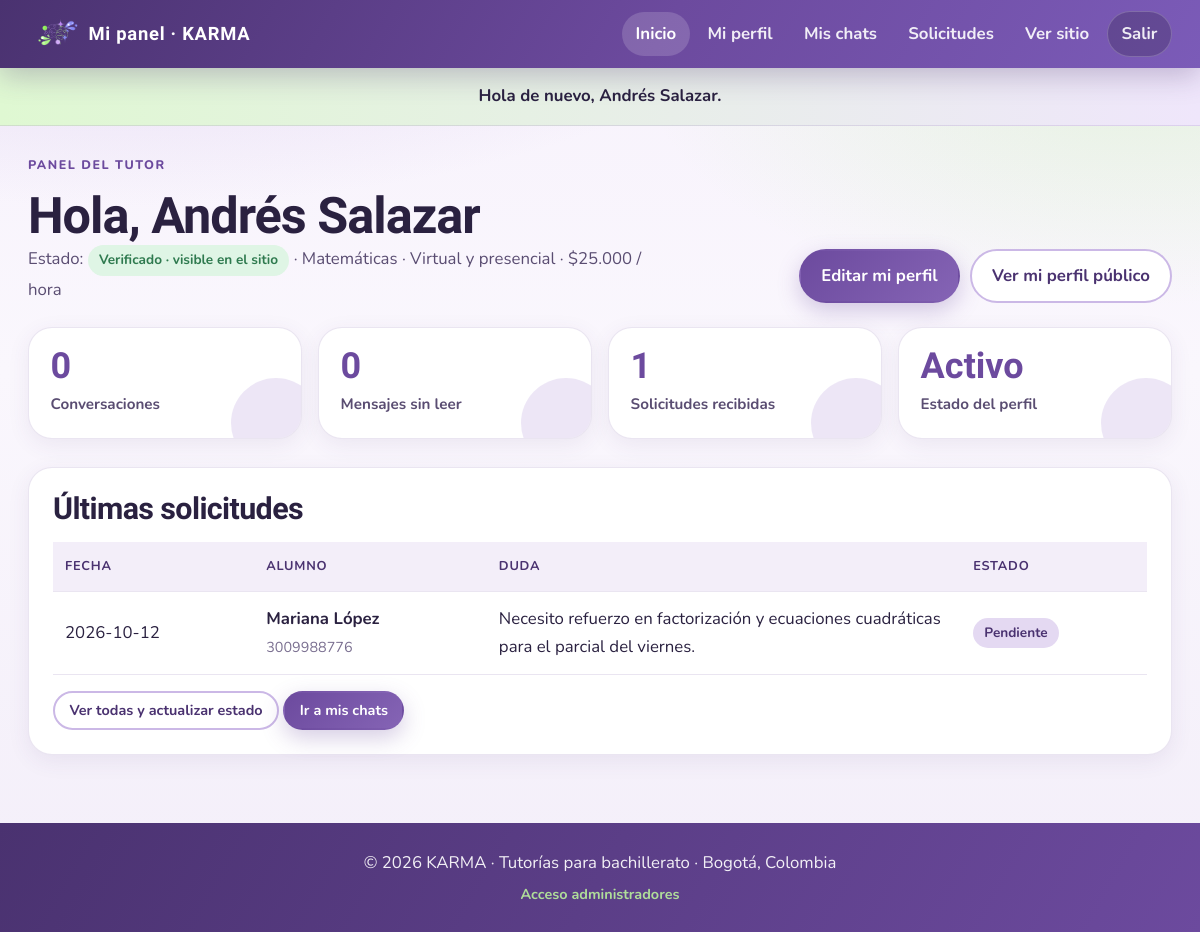
Page /tutor/index.php (signed in) on the committed database.
### tables this page shows
CREATE TABLE tutor (
  id_tutor INT UNSIGNED AUTO_INCREMENT PRIMARY KEY,
  nombre VARCHAR(100) NOT NULL,
  correo VARCHAR(150) NULL UNIQUE,
  password_hash VARCHAR(255) NULL,
  descripcion TEXT NULL,
  disponibilidad VARCHAR(150) NOT NULL,
  precio_hora DECIMAL(10,2) NULL,
  modalidad ENUM('virtual','presencial','ambas') NOT NULL DEFAULT 'virtual',
  telefono VARCHAR(10) NOT NULL,
  foto_url VARCHAR(255) NULL,
  verificado TINYINT(1) NOT NULL DEFAULT 0,
  creado_en DATETIME NOT NULL DEFAULT CURRENT_TIMESTAMP,
  id_materia INT UNSIGNED NOT NULL,
  FOREIGN KEY (id_materia) REFERENCES materia(id_materia)
);

CREATE TABLE materia (
  id_materia INT UNSIGNED AUTO_INCREMENT PRIMARY KEY,
  nombre VARCHAR(100) NOT NULL UNIQUE,
  imagen VARCHAR(255) NULL,
  descripcion VARCHAR(255) NULL
);

CREATE TABLE solicitud (
  id_solicitud INT UNSIGNED AUTO_INCREMENT PRIMARY KEY,
  id_estudiante INT UNSIGNED NULL,
  nombre_estudiante VARCHAR(100) NOT NULL,
  telefono_estudiante VARCHAR(10) NOT NULL,
  descripcion_duda TEXT NULL,
  fecha DATE NOT NULL,
  medio ENUM('formulario', 'whatsapp') NOT NULL DEFAULT 'formulario',
  estado ENUM('pendiente','contactado','aceptado','rechazado','finalizado') NOT NULL DEFAULT 'pendiente',
  id_tutor INT UNSIGNED NOT NULL,
  FOREIGN KEY (id_tutor) REFERENCES tutor(id_tutor) ON DELETE CASCADE,
  FOREIGN KEY (id_estudiante) REFERENCES estudiante(id_estudiante) ON DELETE SET NULL
);

### includes/funciones.php (called while the page is built, shortened)
<?php
function e($texto) {
    return htmlspecialchars((string)$texto, ENT_QUOTES, "UTF-8");
}
function contador($mysqli, $sql) {
    $resultado = $mysqli->query($sql);
    $fila = $resultado->fetch_row();
    return (int)($fila[0] ?? 0);
}
function formatoPrecio($precio) {
    return "$" . number_format((float)$precio, 0, ",", ".") . " / hora";
}
function etiquetaModalidad($m) {
    return ["virtual" => "Virtual", "presencial" => "Presencial", "ambas" => "Virtual y presencial"][$m] ?? "Virtual";
}
function mensajesNoLeidos($mysqli, array $usuario) {
    if ($usuario["tipo"] === "estudiante") {
        $stmt = $mysqli->prepare(
            "SELECT COUNT(*) FROM mensaje msg
             INNER JOIN conversacion c ON c.id_conversacion = msg.id_conversacion
             WHERE c.id_estudiante = ? AND msg.remitente_tipo = 'tutor' AND msg.leido = 0"
        );
    } else {
        $stmt = $mysqli->prepare(
            "SELECT COUNT(*) FROM mensaje msg
             INNER JOIN conversacion c ON c.id_conversacion = msg.id_conversacion
             WHERE c.id_tutor = ? AND msg.remitente_tipo = 'estudiante' AND msg.leido = 0"
        );
    }
    $stmt->bind_param("i", $usuario["id"]);
    $stmt->execute();
    $n = (int)$stmt->get_result()->fetch_row()[0];
    return $n;
}

### tutor/index.php (the view, shortened to what this page needs)
<?php
require_once __DIR__ . "/../includes/conexion.php";
require_once __DIR__ . "/../includes/funciones.php";
$idTutor = (int)$_SESSION["tutor"]["id"];
$stmt = $mysqli->prepare(
    "SELECT t.*, m.nombre AS materia FROM tutor t INNER JOIN materia m ON m.id_materia = t.id_materia WHERE t.id_tutor = ? LIMIT 1"
);
$stmt->bind_param("i", $idTutor);
$stmt->execute();
$tutor = $stmt->get_result()->fetch_assoc();
$stats = [
    "chats" => contador($mysqli, "SELECT COUNT(*) FROM conversacion WHERE id_tutor = $idTutor"),
    "solicitudes" => contador($mysqli, "SELECT COUNT(*) FROM solicitud WHERE id_tutor = $idTutor"),
    "sin_leer" => mensajesNoLeidos($mysqli, ["tipo" => "tutor", "id" => $idTutor]),
];
$recientes = $mysqli->query(
    "SELECT s.nombre_estudiante, s.telefono_estudiante, s.descripcion_duda, s.fecha, s.estado
     FROM solicitud s WHERE s.id_tutor = $idTutor ORDER BY s.fecha DESC, s.id_solicitud DESC LIMIT 5"
)->fetch_all(MYSQLI_ASSOC);
require __DIR__ . "/../includes/header_tutor.php";
?>
<div class="admin-titulo">
    <div>
        <p class="etiqueta">Panel del tutor</p>
        <h1>Hola, <?= e($tutor["nombre"]) ?></h1>
        <p>
            Estado:
            <?php if ((int)$tutor["verificado"] === 1): ?>
                <span class="badge badge-ok">Verificado · visible en el sitio</span>
            <?php else: ?>
                <span class="badge badge-warn">Pendiente de verificación</span>
            <?php endif; ?>
            · <?= e($tutor["materia"]) ?> · <?= e(etiquetaModalidad($tutor["modalidad"])) ?> · <?= e(formatoPrecio($tutor["precio_hora"])) ?>
        </p>
    </div>
    <div class="form-acciones" style="margin:0">
        <a class="btn" href="perfil.php">Editar mi perfil</a>
        <?php if ((int)$tutor["verificado"] === 1): ?>
            <a class="btn btn-secundario" href="../tutor.php?id=<?= $idTutor ?>" target="_blank" rel="noopener">Ver mi perfil público</a>
        <?php endif; ?>
    </div>
</div>
<div class="stats-grid">
    <div class="stat-card"><strong><?= $stats["chats"] ?></strong><span>Conversaciones</span></div>
    <div class="stat-card"><strong><?= $stats["sin_leer"] ?></strong><span>Mensajes sin leer</span></div>
    <div class="stat-card"><strong><?= $stats["solicitudes"] ?></strong><span>Solicitudes recibidas</span></div>
    <div class="stat-card"><strong><?= (int)$tutor["verificado"] === 1 ? "Activo" : "En revisión" ?></strong><span>Estado del perfil</span></div>
</div>
<div class="panel-card">
    <h2 style="margin-bottom:1rem">Últimas solicitudes</h2>
    <?php if (count($recientes) === 0): ?>
        <div class="vacio">Todavía no tienes solicitudes. Cuando un alumno te contacte por el formulario, aparecerán aquí y en tus chats.</div>
    <?php else: ?>
        <div class="tabla-wrap">
            <table class="tabla">
                <thead><tr><th>Fecha</th><th>Alumno</th><th>Duda</th><th>Estado</th></tr></thead>
                <tbody>
                    <?php foreach ($recientes as $s): ?>
                        <tr>
                            <td><?= e($s["fecha"]) ?></td>
                            <td><strong><?= e($s["nombre_estudiante"]) ?></strong><br><span style="color:var(--muted);font-size:.9rem"><?= e($s["telefono_estudiante"]) ?></span></td>
                            <td style="max-width:280px"><?= e($s["descripcion_duda"] ?? "") ?></td>
                            <td><span class="badge"><?= e(ucfirst($s["estado"])) ?></span></td>
                        </tr>
                    <?php endforeach; ?>
                </tbody>
            </table>
        </div>
        <p style="margin-top:1rem"><a class="btn btn-sm btn-secundario" href="solicitudes.php">Ver todas y actualizar estado</a>
        <a class="btn btn-sm" href="../mis_chats.php">Ir a mis chats</a></p>
    <?php endif; ?>
</div>
<?php require __DIR__ . "/../includes/footer.php"; ?>

### rows in the picture
tutor: nombre "Andrés Salazar", id_materia.nombre "Matemáticas", modalidad "Virtual y presencial", precio_hora "$25.000 / hora"
solicitud: fecha "2026-10-12", nombre_estudiante "Mariana López", telefono_estudiante "3009988776", descripcion_duda "Necesito refuerzo en factorización y ecuaciones cuadráticas para el parcial del viernes.", estado "Pendiente"

### other values in the picture
$mensaje "Hola de nuevo, Andrés Salazar."
$stats["chats"] "0"
$stats["sin_leer"] "0"
$stats["solicitudes"] "1"
